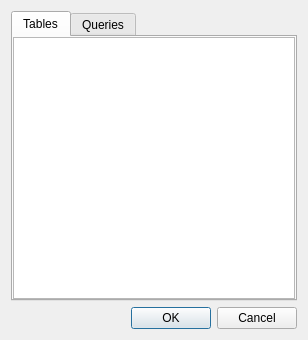
<?xml version="1.0" encoding="UTF-8"?>
<ui version="4.0">
 <class>tableSelectDialog</class>
 <widget class="QDialog" name="tableSelectDialog">
  <property name="geometry">
   <rect>
    <x>0</x>
    <y>0</y>
    <width>308</width>
    <height>340</height>
   </rect>
  </property>
  <property name="windowTitle">
   <string>Select table or query</string>
  </property>
  <property name="windowIcon">
   <iconset resource="resources.qrc">
    <normaloff>:/plugins/mdb_loader/mdb_database.png</normaloff>:/plugins/mdb_loader/mdb_database.png</iconset>
  </property>
  <layout class="QVBoxLayout" name="verticalLayout">
   <item>
    <widget class="QTabWidget" name="tabWidget">
     <property name="currentIndex">
      <number>0</number>
     </property>
     <widget class="QWidget" name="tab">
      <attribute name="title">
       <string>Tables</string>
      </attribute>
      <layout class="QVBoxLayout" name="verticalLayout_2">
       <property name="spacing">
        <number>6</number>
       </property>
       <property name="margin">
        <number>0</number>
       </property>
       <item>
        <widget class="QListWidget" name="tableListWidget"/>
       </item>
      </layout>
     </widget>
     <widget class="QWidget" name="tab_2">
      <attribute name="title">
       <string>Queries</string>
      </attribute>
      <layout class="QVBoxLayout" name="verticalLayout_3">
       <property name="margin">
        <number>0</number>
       </property>
       <item>
        <widget class="QListWidget" name="queryListWidget"/>
       </item>
      </layout>
     </widget>
    </widget>
   </item>
   <item>
    <widget class="QDialogButtonBox" name="buttonBox">
     <property name="orientation">
      <enum>Qt::Horizontal</enum>
     </property>
     <property name="standardButtons">
      <set>QDialogButtonBox::Cancel|QDialogButtonBox::Ok</set>
     </property>
    </widget>
   </item>
  </layout>
 </widget>
 <tabstops>
  <tabstop>tabWidget</tabstop>
  <tabstop>tableListWidget</tabstop>
  <tabstop>buttonBox</tabstop>
  <tabstop>queryListWidget</tabstop>
 </tabstops>
 <resources>
  <include location="resources.qrc"/>
 </resources>
 <connections>
  <connection>
   <sender>buttonBox</sender>
   <signal>accepted()</signal>
   <receiver>tableSelectDialog</receiver>
   <slot>accept()</slot>
   <hints>
    <hint type="sourcelabel">
     <x>257</x>
     <y>309</y>
    </hint>
    <hint type="destinationlabel">
     <x>157</x>
     <y>274</y>
    </hint>
   </hints>
  </connection>
  <connection>
   <sender>buttonBox</sender>
   <signal>rejected()</signal>
   <receiver>tableSelectDialog</receiver>
   <slot>reject()</slot>
   <hints>
    <hint type="sourcelabel">
     <x>294</x>
     <y>309</y>
    </hint>
    <hint type="destinationlabel">
     <x>286</x>
     <y>274</y>
    </hint>
   </hints>
  </connection>
  <connection>
   <sender>tableListWidget</sender>
   <signal>itemDoubleClicked(QListWidgetItem*)</signal>
   <receiver>tableSelectDialog</receiver>
   <slot>accept()</slot>
   <hints>
    <hint type="sourcelabel">
     <x>151</x>
     <y>144</y>
    </hint>
    <hint type="destinationlabel">
     <x>151</x>
     <y>159</y>
    </hint>
   </hints>
  </connection>
  <connection>
   <sender>queryListWidget</sender>
   <signal>itemDoubleClicked(QListWidgetItem*)</signal>
   <receiver>tableSelectDialog</receiver>
   <slot>accept()</slot>
   <hints>
    <hint type="sourcelabel">
     <x>152</x>
     <y>164</y>
    </hint>
    <hint type="destinationlabel">
     <x>153</x>
     <y>169</y>
    </hint>
   </hints>
  </connection>
 </connections>
</ui>
